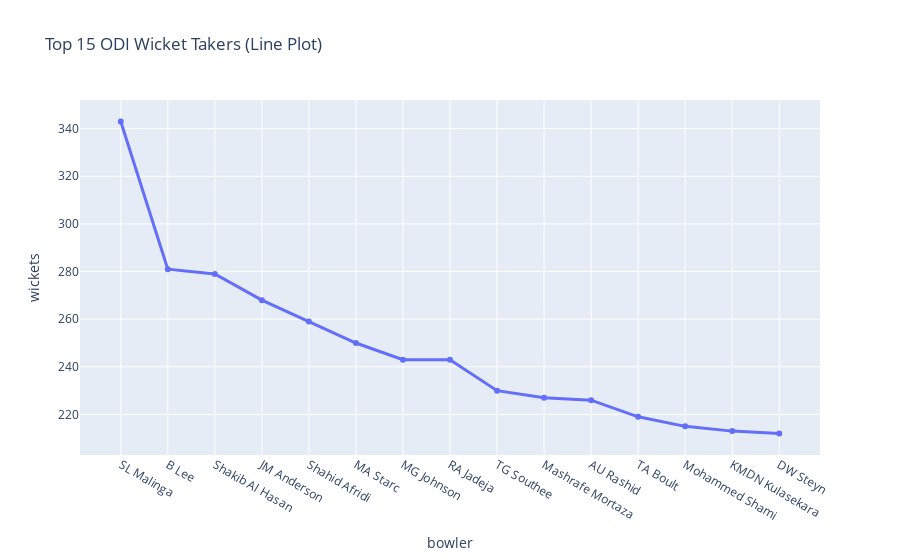

This figure's notebook cell:
### Code cell
query10 = """
SELECT bowler, COUNT(*) AS wickets
FROM deliveries d JOIN matches m USING(match_id)
WHERE m.match_type='ODI' AND wicket_kind IS NOT NULL
GROUP BY bowler
ORDER BY wickets DESC
LIMIT 15;
"""
df = pd.read_sql(query10, engine)

fig = px.line(
    df,
    x="bowler",
    y="wickets",
    title="Top 15 ODI Wicket Takers (Line Plot)",
    markers=True  # adds points for each bowler
)
fig.update_traces(line=dict(width=3))  # make line thicker
fig.show()

### Figure 1 — Plotly figure (JSON) as saved in the notebook; plotly's stock layout.template omitted (floating-point values rounded to 4 significant figures)
{"data": [{"hovertemplate": "bowler=%{x}<br>wickets=%{y}<extra></extra>", "legendgroup": "", "line": {"color": "#636efa", "dash": "solid", "width": 3}, "marker": {"symbol": "circle"}, "mode": "lines+markers", "name": "", "orientation": "v", "showlegend": false, "type": "scatter", "x": ["SL Malinga", "B Lee", "Shakib Al Hasan", "JM Anderson", "Shahid Afridi", "MA Starc", "MG Johnson", "RA Jadeja", "TG Southee", "Mashrafe Mortaza", "AU Rashid", "TA Boult", "Mohammed Shami", "KMDN Kulasekara", "DW Steyn"], "xaxis": "x", "y": [343, 281, 279, 268, 259, 250, 243, 243, 230, 227, 226, 219, 215, 213, 212], "yaxis": "y"}], "layout": {"autosize": true, "legend": {"tracegroupgap": 0}, "title": {"text": "Top 15 ODI Wicket Takers (Line Plot)"}, "xaxis": {"anchor": "y", "autorange": true, "domain": [0, 1], "range": [-0.8471, 14.85], "title": {"text": "bowler"}, "type": "category"}, "yaxis": {"anchor": "x", "autorange": true, "domain": [0, 1], "range": [200.5, 354.5], "title": {"text": "wickets"}, "type": "linear"}}}
